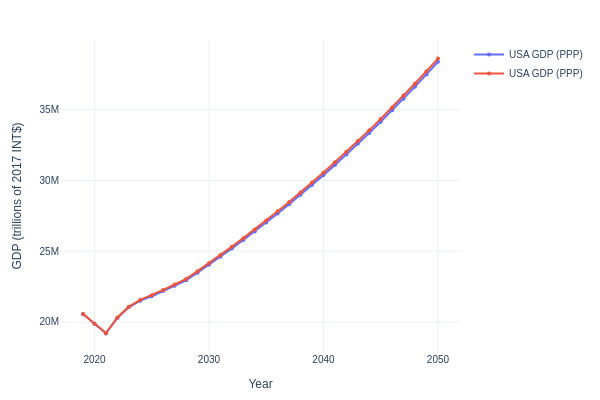

The notebook cell saved with this chart:
### Code cell
usa_sq = usa[['GDP_SQ']].values.flatten() / 1e6
usa_cf = usa[['GDP_CF']].values.flatten() / 1e6

fig = go.Figure()
fig.add_trace(go.Scatter(
    x=list(range(2019, 2051)),
    y=usa_sq,
    mode='lines+markers',
    marker=dict(size=4),
    line=dict(width=2),
    name='USA GDP (PPP)'
))
fig.add_trace(go.Scatter(
    x=list(range(2019, 2051)),
    y=usa_cf,
    mode='lines+markers',
    marker=dict(size=4),
    line=dict(width=2),
    name='USA GDP (PPP)'
))

fig.update_layout(
    width=600,
    height=400,
    xaxis_title='Year',
    yaxis_title='GDP (trillions of 2017 INT$)',
    template='plotly_white',
    font=dict(family='Helvetica', size=10),
    margin=dict(l=60, r=20, t=40, b=40),
)
fig.show()

### Figure 1 — Plotly figure (JSON) as saved in the notebook; plotly's stock layout.template omitted (floating-point values rounded to 4 significant figures)
{"data": [{"line": {"width": 2}, "marker": {"size": 4}, "mode": "lines+markers", "name": "USA GDP (PPP)", "type": "scatter", "x": [2019, 2020, 2021, 2022, 2023, 2024, 2025, 2026, 2027, 2028, 2029, 2030, 2031, 2032, 2033, 2034, 2035, 2036, 2037, 2038, 2039, 2040, 2041, 2042, 2043, 2044, 2045, 2046, 2047, 2048, 2049, 2050], "y": [20560000.0, 19860000.0, 19190000.0, 20280000.0, 21030000.0, 21500000.0, 21810000.0, 22180000.0, 22550000.0, 22940000.0, 23480000.0, 24040000.0, 24610000.0, 25190000.0, 25780000.0, 26400000.0, 27020000.0, 27660000.0, 28310000.0, 28990000.0, 29670000.0, 30370000.0, 31090000.0, 31830000.0, 32580000.0, 33350000.0, 34140000.0, 34950000.0, 35780000.0, 36630000.0, 37490000.0, 38380000.0]}, {"line": {"width": 2}, "marker": {"size": 4}, "mode": "lines+markers", "name": "USA GDP (PPP)", "type": "scatter", "x": [2019, 2020, 2021, 2022, 2023, 2024, 2025, 2026, 2027, 2028, 2029, 2030, 2031, 2032, 2033, 2034, 2035, 2036, 2037, 2038, 2039, 2040, 2041, 2042, 2043, 2044, 2045, 2046, 2047, 2048, 2049, 2050], "y": [20560000.0, 19870000.0, 19210000.0, 20310000.0, 21080000.0, 21560000.0, 21880000.0, 22260000.0, 22640000.0, 23040000.0, 23590000.0, 24150000.0, 24730000.0, 25320000.0, 25920000.0, 26540000.0, 27170000.0, 27810000.0, 28480000.0, 29150000.0, 29840000.0, 30550000.0, 31280000.0, 32020000.0, 32780000.0, 33550000.0, 34350000.0, 35160000.0, 35990000.0, 36850000.0, 37720000.0, 38610000.0]}], "layout": {"font": {"family": "Helvetica", "size": 10}, "height": 400, "margin": {"b": 40, "l": 60, "r": 20, "t": 40}, "width": 600, "xaxis": {"title": {"text": "Year"}}, "yaxis": {"title": {"text": "GDP (trillions of 2017 INT$)"}}}}
